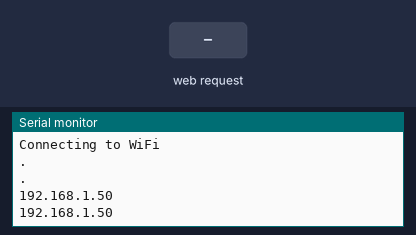
Bench run of a program on a simulated ESP8266 (NodeMCU). Shown: the last lines printed to the serial monitor. The test bench sets the inputs (shaded band). WiFi joins after 1.5 s; servers stay silent unless stated; storage starts empty.

Above: at 3.2 s.
3.3 s: HTTP request GET /get?input1=STATE received
At 4.0 s:
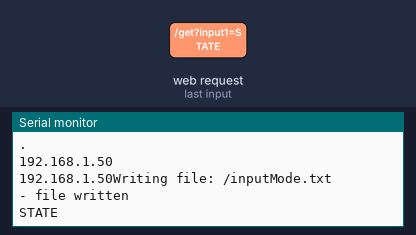
4.8 s: HTTP request GET /get?input1=BUTTON received
At 6.0 s:
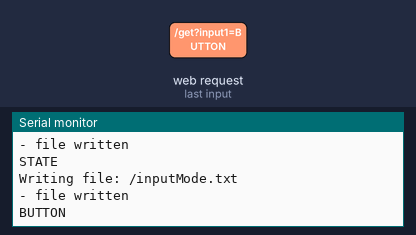
6.3 s: HTTP request GET /get?input2=STATE received
At 7.5 s:
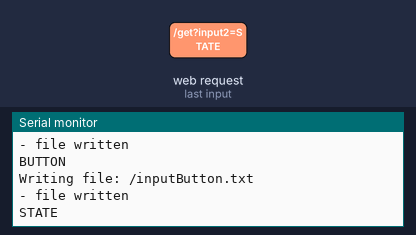

Measured:
- after the input at 3.3 s, the serial monitor: prints a new line at once (image 1)
- after the input at 4.8 s, the serial monitor: prints a new line at once (image 2)
- after the input at 6.3 s, the serial monitor: prints a new line at once (image 3)

The program:

main.cpp
```cpp
/*********
  Rui Santos
  Complete project details at https://RandomNerdTutorials.com/esp8266-nodemcu-vs-code-platformio-littlefs/
*********/

#include <Arduino.h>
#include <LittleFS.h>
#include <ESP8266WiFi.h>
#include <ESPAsyncTCP.h>
#include <ESPAsyncWebServer.h>
#include <functions.h>

AsyncWebServer server(80);
String currentState = "Start_up";
String currentButton = "Off";

 String processor(const String& var){
  if(var == "STATE"){
    return currentState;
  }
  if(var == "BUTTON"){
    return currentButton;
  }
  return String();
 }


const char* ssid = "Vodafonemagneticjesus";
const char* password = "Inthelandofnails:)";

void setup() {
  Serial.begin(115200);
  Serial.println("Startup");

  //---------WiFi
  WiFi_setup(ssid, password);
  Serial.print(WiFi.localIP());


  if(!LittleFS.begin()){
    Serial.println("An Error has occurred while mounting LittleFS");
    return;
  }

  server.on("/", HTTP_GET, [](AsyncWebServerRequest *request){
        request->send(LittleFS, "/index.html", String(), false, processor);
  });
      // Route to load style.css file
  server.on("/style.css", HTTP_GET, [](AsyncWebServerRequest *request){
        request->send(LittleFS, "/style.css", "text/css");
      });

  server.on("/get", HTTP_GET, [] (AsyncWebServerRequest *request) {
     String inputMessage;
     String inputParam;
     String inputButton;
     if (request->hasParam("input1")) {
      inputMessage = request->getParam("input1")->value();
      currentState = inputMessage;
      writeFile(LittleFS, "/inputMode.txt", inputMessage.c_str());
      inputParam = "input1";
      Serial.println(inputMessage);
                    }

    if (request->hasParam("input2")) {
      inputButton = request->getParam("input2")->value();
      currentButton = inputButton;
      writeFile(LittleFS, "/inputButton.txt", inputButton.c_str());
      inputParam = "input2";
      Serial.println(inputButton);
      }
  });
  server.begin();
}

void loop() {

   // String message = readFile(LittleFS, "/inputMode.txt");
   // Serial.println(message);
   // String button = readFile(LittleFS, "/inputButton.txt");
   // Serial.println(button);
}
```

functions.h
```cpp
#include <ESP8266WiFi.h>

void WiFi_setup(const char* ssid,const char* password){

      WiFi.begin(ssid, password);
      Serial.println("Connecting to WiFi");
      while (WiFi.status() != WL_CONNECTED) {
        delay(1000);
        Serial.println(".");
      }
    Serial.println(WiFi.localIP());
}

void writeFile(fs::FS &fs, const char * path, const char * message){
  Serial.printf("Writing file: %s\r\n", path);
  File file = fs.open(path, "w");
  if(!file){
    Serial.println("- failed to open file for writing");
    return;
  }
  if(file.print(message)){
    Serial.println("- file written");
  } else {
    Serial.println("- write failed");
  }
}

String readFile(fs::FS &fs, const char * path){
  Serial.printf("Reading file: %s\r\n", path);
  File file = fs.open(path, "r");
  if(!file || file.isDirectory()){
    Serial.println("- empty file or failed to open file");
    return String();
  }
  Serial.println("- read from file:");
  String fileContent;
  while(file.available()){
    fileContent+=String((char)file.read());
  }
  Serial.println(fileContent);
  return fileContent;
}


/*
void server_setup(const String& var, float t, float h, const char index_html[]){

      // Create AsyncWebServer object on port 80
      AsyncWebServer server(80);

      // Print ESP8266 Local IP Address
      // Route for root / web page
      server.on("/", HTTP_GET, [](AsyncWebServerRequest *request,const char index_html,float t,float h){
        request->send_P(200, "text/html", index_html, processor());
      });
      server.on("/temperature", HTTP_GET, [](AsyncWebServerRequest *request,const char index_html,float t,float h){
        request->send_P(200, "text/plain", String(t).c_str());
      });
      server.on("/humidity", HTTP_GET, [](AsyncWebServerRequest *request,const char index_html,float t,float h){
        request->send_P(200, "text/plain", String(h).c_str());
      });

      // Start server
      server.begin();
}
*/
```
